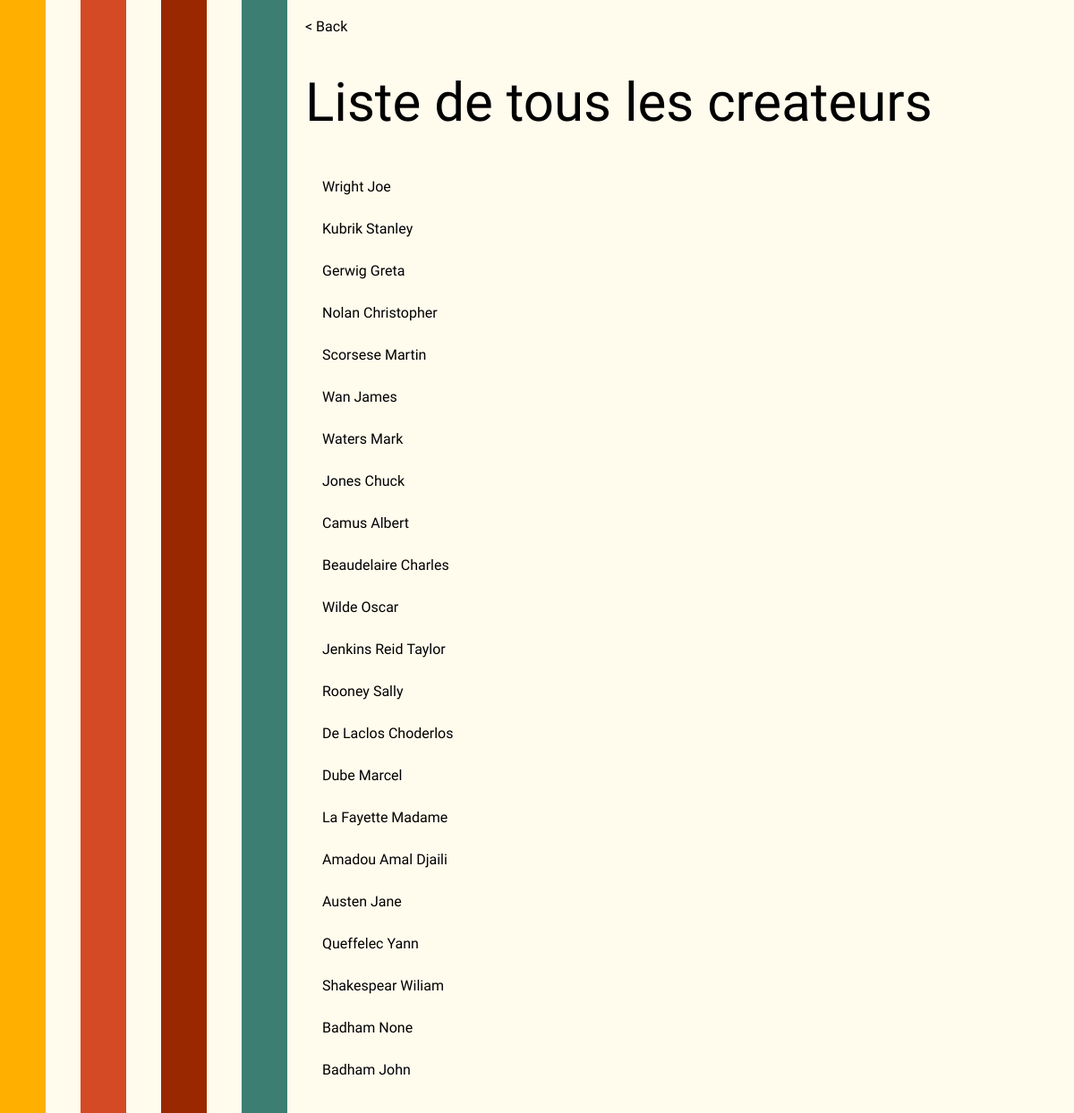
The app's page /liste_createur.html, older data.
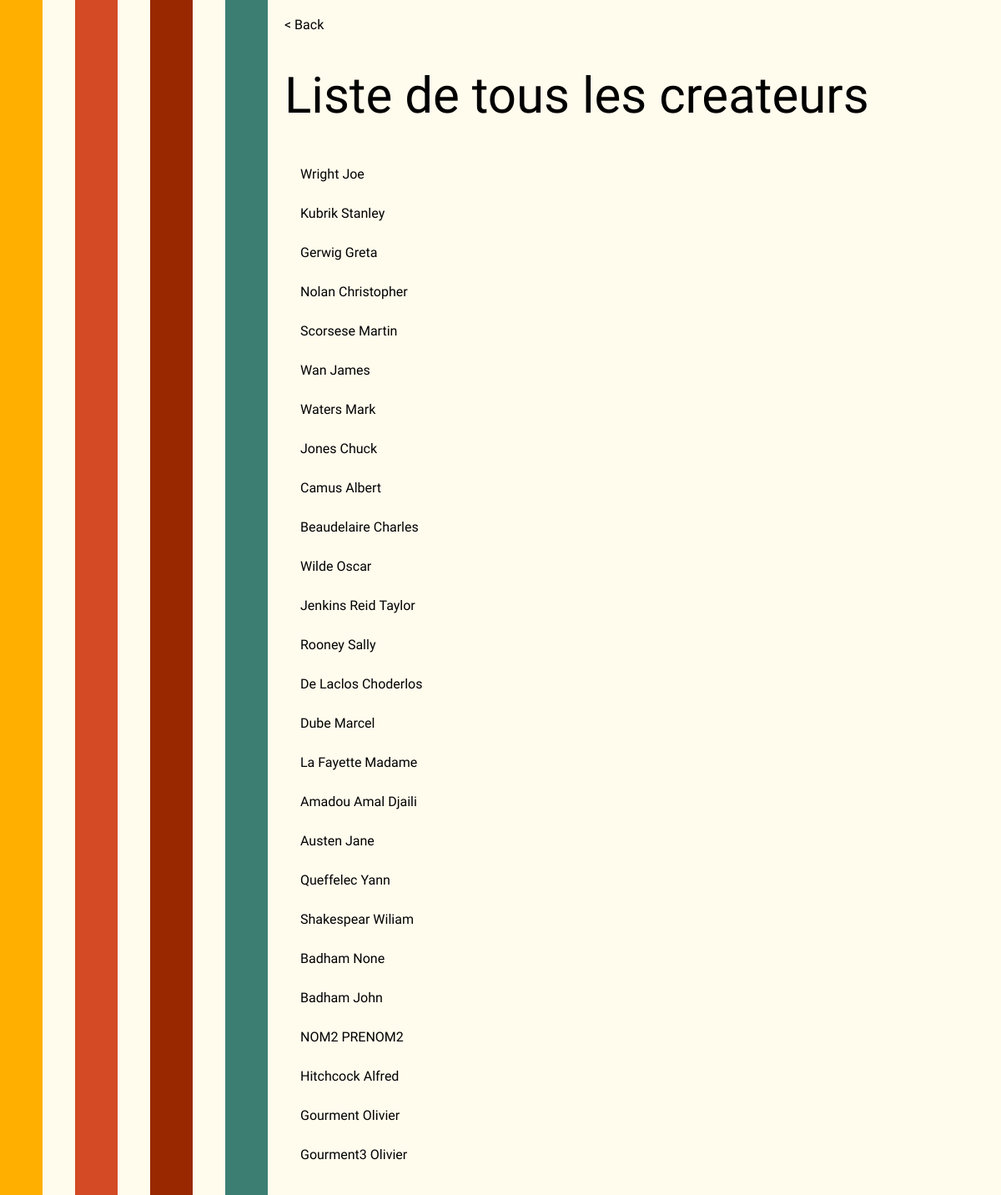
The same page, newer data.
### tables this page shows
CREATE TABLE "Createur" (
	"id"	INTEGER,
	"prenom"	TEXT,
	"nom"	TEXT,
	PRIMARY KEY("id")
);

### main.py (the view)
@app.route('/liste_createur.html')
def createurs_film():
    print()
    createurs = db.get_all_createur()
    print(createurs)
    return render_template("liste_createur.html", createurs=createurs)

### database.py (called while the page is built)
def _select(requete, params=None):
    with sqlite3.connect(DBNAME) as db:
        c = db.cursor()
        if params is None:
            c.execute(requete)
        else:
            c.execute(requete, params)
        res = c.fetchall()
        c.close()
    return res

def get_all_createur():
    requete = """select nom, prenom from Createur"""
    return _select(requete)

### templates/liste_createur.html (shortened to what this page needs)
{% extends "common_layout.html" %}
{% block container %}
<div class="row">
    <div class="colorLine yellow"><p style="color:#FFAF00;"></p></div>
    <div class="creamLine"></div>
    <div class="colorLine orange"><p style="color:#D34A24"></p></div>
    <div class="creamLine"></div>
    <div class="colorLine red"><p style="color:#992800"></p></div>
    <div class="creamLine"></div>
    <div class="colorLine green"><p style="color:#3C7F72"></p></div>
    <div class="main">
        <a href="/" style="color:black">< Back</a>
        <h1 class="title is-1">Liste de tous les createurs</h1>
        {%for createur in createurs%}
            <div class="conteneurEx">
                <div class="conteneurCreateur">
                <table>
                    <tr>
                        <td>{{ createur[0] }}</td><td>{{ createur[1] }}</td>
                    </tr>
                </table>
                </div>
            </div>
        {%endfor%}
    </div>
</div>
{% endblock %}

Row changes from the older to the newer data that the page shows:
added Createur: nom "NOM2", prenom "PRENOM2"
added Createur: nom "Hitchcock", prenom "Alfred"
added Createur: nom "Gourment", prenom "Olivier"
added Createur: nom "Gourment3", prenom "Olivier"
